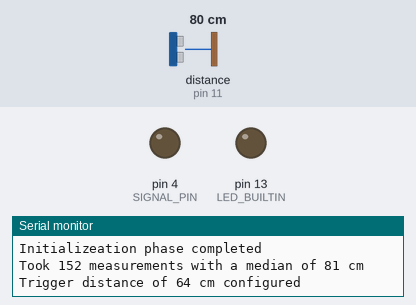
A sketch run on a simulated Arduino Mega 2560, built with avr-gcc and run on an emulated ATmega2560. Parts: output pins drawn as LEDs (lit = HIGH), the last lines printed to the serial monitor. Dashed ring = blinking. Inputs (shaded band) come from the test bench; at power-on: distance to the obstacle (sensor on pin 11) 80 cm. The echo pulse lasts 58.3 µs per cm.

Above: at 6.2 s.
6.3 s: distance to the obstacle (sensor on pin 11) set to 65 cm
7.8 s: distance to the obstacle (sensor on pin 11) set to 57 cm
At 8.4 s:
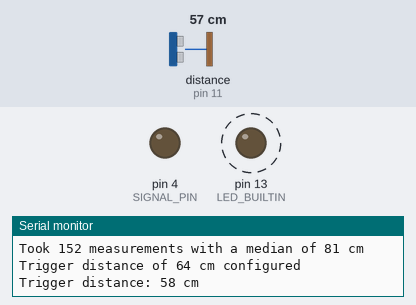
Timing chart, 0 to 16.8 s (numbered marks = the images above; inputs shaded):
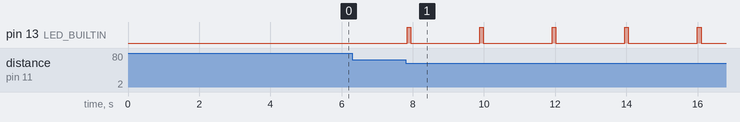

Measured:
- the behaviour switches between 63 and 62 cm on distance to the obstacle (sensor on pin 11) (found by bisection; images 0 and 1)
- after the input at 6.3 s, every drawn part: stays the same
- after the input at 7.8 s, pin 13 (LED_BUILTIN): alternates HIGH for 0.10 s and LOW for 1.9 s, starting after 0.05 s

The sketch:

ultrasonic.ino
```cpp
#include <NewPing.h>

#include "math.h"

#define TRIGGER_PIN  12
#define ECHO_PIN     11
#define MAX_DISTANCE 400
#define PING_DELAY   33

#define DURATION_INIT_PHASE 5000
#define TRIGGER_DISTANCE_DELTA 20
#define TRIGGER_PERCENTAGE 80

#define TRIGGER_COUNT     1
#define TRIGGER_DISTANCE  100
#define TRIGGER_COOLDOWN  2000
#define TRIGGER_LED_PULSE 100

#define SIGNAL_PIN       4
#define SIGNAL_PIN_PULSE 10

NewPing sonar(TRIGGER_PIN, ECHO_PIN, MAX_DISTANCE);

static uint32_t triggerDistance = 0;

void setup()
{
  uint32_t startInitPhase = 0;
  uint32_t ulDistance = 0;
  uint32_t countMeasurements = 0;

  Serial.begin(115200);
  pinMode(SIGNAL_PIN, OUTPUT);
  pinMode(LED_BUILTIN, OUTPUT);
  digitalWrite(SIGNAL_PIN, LOW);
  digitalWrite(LED_BUILTIN, LOW);

  /* Initialization phase */
  Serial.println("Start initialization phase");
  startInitPhase = millis();
  for (;;)
  {
    uint32_t ulDuration;
    uint32_t ulStart = millis();

    ulDistance += sonar.ping_cm();

    if ((uint32_t)(millis() - startInitPhase) < DURATION_INIT_PHASE)
    {
      countMeasurements++;
    }
    else
    {
      break;
    }

    ulDuration = millis() - ulStart;
    if (ulDuration < PING_DELAY)
    {
      delay(PING_DELAY - ulDuration);
    }
  }

  /* Measure the trigger distance from the init phase */
  triggerDistance = ulDistance / countMeasurements;
  Serial.println("Initializeation phase completed");
  Serial.print("Took ");
  Serial.print(countMeasurements);
  Serial.print(" measurements with a median of ");
  Serial.print(triggerDistance);
  Serial.println(" cm");

  triggerDistance = (triggerDistance * TRIGGER_PERCENTAGE) / 100;
  Serial.print("Trigger distance of ");
  Serial.print(triggerDistance);
  Serial.println(" cm configured");
}

void loop()
{
  static uint32_t ulCount = 0;
  uint32_t ulDuration;
  uint32_t ulStart = millis();
  uint32_t ulDistance = sonar.ping_cm();

  if (ulDistance == 0)
  {
    /* Invalid measurement */
  }
  else if (ulDistance < triggerDistance)
  {
    ulCount++;
    if (ulCount > TRIGGER_COUNT)
    {
      /* Generate a pulse on the signal pin */
      digitalWrite(SIGNAL_PIN, HIGH);
      delayMicroseconds(SIGNAL_PIN_PULSE);
      digitalWrite(SIGNAL_PIN, LOW);

      /* Blink the LED */
      digitalWrite(LED_BUILTIN, HIGH);
      delay(min(TRIGGER_LED_PULSE, TRIGGER_COOLDOWN));
      digitalWrite(LED_BUILTIN, LOW);

      Serial.print("Trigger distance: ");
      Serial.print(ulDistance);
      Serial.println(" cm");

      /* Trigger cooldown */
      if (TRIGGER_LED_PULSE < TRIGGER_COOLDOWN)
      {
        delay(TRIGGER_COOLDOWN - TRIGGER_LED_PULSE);
      }
      ulCount = 0;
    }
  }
  else
  {
    ulCount = 0;
  }

  ulDuration = millis() - ulStart;
  if (ulDuration < PING_DELAY)
  {
    delay(PING_DELAY - ulDuration);
  }
}
```
